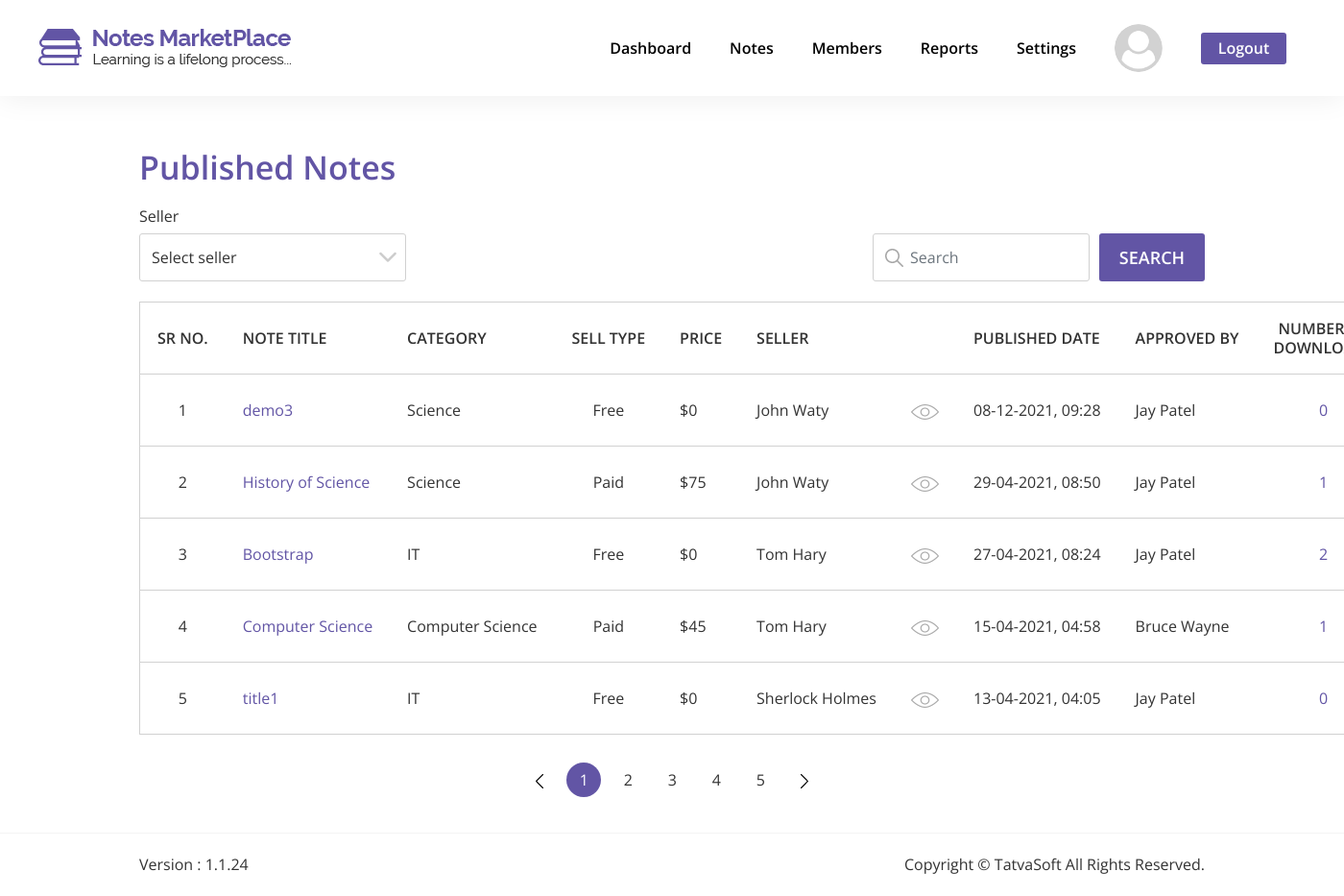
The page /Admin/html/published-notes.php (signed in) on the database its author committed.
### tables this page shows
CREATE TABLE `system_configuration` (
  `SysConfigID` int(11) NOT NULL,
  `Key` varchar(100) NOT NULL,
  `Value` mediumtext NOT NULL,
  `CreatedDate` datetime DEFAULT current_timestamp(),
  `CreatedBy` int(11) DEFAULT NULL,
  `ModifiedDate` datetime DEFAULT NULL ON UPDATE current_timestamp(),
  `ModifiedBy` int(11) DEFAULT NULL,
  `IsActive` bit(1) NOT NULL DEFAULT b'1'
);

CREATE TABLE `seller_notes` (
  `NoteID` int(11) NOT NULL,
  `SellerID` int(11) NOT NULL,
  `Status` int(11) NOT NULL,
  `ActionedBy` int(11) DEFAULT NULL,
  `AdminRemarks` mediumtext DEFAULT NULL,
  `PublishedDate` datetime DEFAULT NULL,
  `Title` varchar(100) NOT NULL,
  `Category` int(11) NOT NULL,
  `DisplayPicture` varchar(500) DEFAULT NULL,
  `NoteType` int(11) DEFAULT NULL,
  `NumberOfPages` int(11) DEFAULT NULL,
  `Description` mediumtext NOT NULL,
  `UniversityName` varchar(200) DEFAULT NULL,
  `Country` int(11) DEFAULT NULL,
  `Course` varchar(100) DEFAULT NULL,
  `CourseCode` varchar(100) DEFAULT NULL,
  `Professor` varchar(100) DEFAULT NULL,
  `IsPaid` bit(1) NOT NULL,
  `SellingPrice` decimal(10,0) DEFAULT NULL,
  `NotesPreview` mediumtext DEFAULT NULL,
  `CreatedDate` datetime DEFAULT current_timestamp(),
  `CreatedBy` int(11) DEFAULT NULL,
  `ModifiedDate` datetime DEFAULT NULL ON UPDATE current_timestamp(),
  `ModifiedBy` int(11) DEFAULT NULL,
  `IsActive` bit(1) NOT NULL DEFAULT b'1'
);

CREATE TABLE `note_categories` (
  `CategoryID` int(11) NOT NULL,
  `Name` varchar(100) NOT NULL,
  `Description` mediumtext NOT NULL,
  `CreatedDate` datetime DEFAULT current_timestamp(),
  `CreatedBy` int(11) DEFAULT NULL,
  `ModifiedDate` datetime DEFAULT NULL ON UPDATE current_timestamp(),
  `ModifiedBy` int(11) DEFAULT NULL,
  `IsActive` bit(1) NOT NULL DEFAULT b'1'
);

CREATE TABLE `users` (
  `UserID` int(11) NOT NULL,
  `RoleID` int(11) NOT NULL DEFAULT 3,
  `FirstName` varchar(50) NOT NULL,
  `LastName` varchar(50) NOT NULL,
  `EmailID` varchar(100) NOT NULL,
  `Password` varchar(24) NOT NULL,
  `IsEmailVerified` bit(1) NOT NULL DEFAULT b'0',
  `CreatedDate` datetime DEFAULT current_timestamp(),
  `CreatedBy` int(11) DEFAULT NULL,
  `ModifiedDate` datetime DEFAULT NULL ON UPDATE current_timestamp(),
  `ModifiedBy` int(11) DEFAULT NULL,
  `IsActive` bit(1) NOT NULL DEFAULT b'1'
);

### Admin/includes/user-dp.php (called while the page is built, shortened)
<?php
if (isset($_SESSION['UserLoggedIn'])) {
    $UserID = $_SESSION['UserID'];
    $profile_query = "SELECT * FROM users u JOIN user_profile up ON u.UserID = up.UserID WHERE u.UserID = {$UserID} ";
    $profile_query_result = mysqli_query($connection, $profile_query);
    $get_default_dp = mysqli_query($connection, "SELECT * FROM system_configuration c WHERE c.Key = 'DefaultMemberDisplayPicture' ");
    $get_default_dp_path = mysqli_fetch_assoc($get_default_dp)['Value'];
    if (mysqli_num_rows($profile_query_result) != 0) {
        $getUserDP = "SELECT ProfilePicture FROM user_profile WHERE UserID = {$UserID} ";
        $getUserDP_query = mysqli_query($connection, $getUserDP);
        confirmQuery($getUserDP_query);
        $getUserDP_row = mysqli_fetch_assoc($getUserDP_query);
        $DP_name = $getUserDP_row['ProfilePicture'];
        if ($DP_name != null) {
            $user_dp_path = $DP_name;
        } else {
            $user_dp_path = $get_default_dp_path;
        }
    } else {
        $user_dp_path = $get_default_dp_path;
    }
}

### Admin/html/published-notes.php (the view, shortened to what this page needs)
<?php include "../includes/head.php"; ?>
<body>
    <section id="published-notes" class="admin-manage-page">
        <div class="only-white-nav extra-style-nav only-white-nav-with-mb">
            <header class="site-header">
                <div class="header-wrapper">
                    <div class="logo-wrapper">
                        <a href="dashboard.php" title="Site Logo">
                            <img src="../images/logo/dark-logo.png" alt="Logo">
                        </a>
                    </div>
                    <div class="navigation-wrapper">
                        <nav class="main-nav">
                            <ul class="menu-navigation">
                                <li>
                                    <a class="hover-bottom-border" href="dashboard.php">Dashboard</a>
                                </li>
                                <li>
                                    <div class="dropdown notes-btn-dropdown">
                                        <a class="hover-bottom-border" role="button" id="notes-dropdown-lable" data-toggle="dropdown" aria-haspopup="true" aria-expanded="false">Notes</a>
                                    </div>
                                </li>
                                <li>
                                    <a class="hover-bottom-border" href="members.php">Members</a>
                                </li>
                                <li>
                                    <div class="dropdown reports-btn-dropdown">
                                        <a class="hover-bottom-border" role="button" id="reports-dropdown-lable" data-toggle="dropdown" aria-haspopup="true" aria-expanded="false">Reports</a>
                                    </div>
                                </li>
                                <li>
                                    <div class="dropdown settings-btn-dropdown">
                                        <a class="hover-bottom-border" role="button" id="settings-dropdown-lable" data-toggle="dropdown" aria-haspopup="true" aria-expanded="false">Settings</a>
                                    </div>
                                </li>
                                <li class="logged-in-user-photo-li">
                                    <div class="dropdown user-picture-dropdown">
                                        <a href="#" role="button" id="dropdownMenuLink" data-toggle="dropdown" aria-haspopup="true" aria-expanded="false">
                                            <div class="logged-in-user-photo">
                                                <img src="<?php echo $user_dp_path; ?>" alt="User Photo" class="rounded-circle">
                                            </div>
                                        </a>
                                    </div>
                                </li>
                                <li>
                                    <a class="btn btn-general btn-purple logout-link" href="javascript:void(0)">Logout</a>
                                </li>
                            </ul>
                        </nav>
                    </div>
                </div>
            </header>
        </div>
        <div class="content-box-lg">
            <div class="container">
                <div class="row no-gutters">
                    <div class="col-lg-12 col-md-12 col-sm-12 col-12 text-left box-heading-wrapper">
                        <p class="box-heading">Published Notes</p>
                    </div>
                    <div class="col-lg-3 col-md-3 col-sm-3 col-12 text-left">
                        <div class="form-group">
                            <label for="" class="info-label">Seller</label>
                            <select id="published-notes-search-by-seller" class="form-control input-box-style">
                                <option value="" selected>Select seller</option>
                            </select>
                            <div class="select-down-arrow"><img class="select-down-arrow-img" src="../images/Dashboard/down-arrow.png" alt="eye"></div>
                        </div>
                    </div>
                    <div class="col-lg-9 col-md-9 col-sm-9 col-12">
                        <div class="row no-gutters general-search-bar-btn-wrapper">
                            <div class="form-group has-search-bar">
                                <span class="search-symbol"><img src="../images/Dashboard/search-icon.png" alt=""></span>
                                <input id="published-notes-search-bar" type="text" class="form-control input-box-style search-notes-bar" placeholder="Search">
                            </div>
                            <button id="published-notes-search-btn" class="btn btn-general btn-purple general-search-bar-btn">Search</button>
                        </div>
                    </div>
                </div>
            </div>
            <div class="container">
                <div class="published-notes-table general-table-responsive">
                    <div class="table-responsive-xl">
                        <table class="table table-bordered" id="published-notes-table">
                            <thead>
                                <tr>
                                    <th scope="col" class="text-center" data-orderable="false">sr no.</th>
                                    <th scope="col">Note title</th>
                                    <th scope="col">category</th>
                                    <th scope="col">Sell type</th>
                                    <th scope="col">price</th>
                                    <th scope="col">Seller</th>
                                    <th scope="col" data-orderable="false"></th>
                                    <th scope="col">published date</th>
                                    <th scope="col">Approved By</th>
                                    <th scope="col" class="text-center">Number of<br>downloads</th>
                                </tr>
                            </thead>
                            <tbody>
                                <?php
                                $published_notes = "SELECT * FROM seller_notes WHERE Status = 9 AND IsActive = 1 ";
                                $published_notes_query = mysqli_query($connection, $published_notes);
                                while ($published_notes_row = mysqli_fetch_assoc($published_notes_query)) {
                                    $note_id = $published_notes_row['NoteID'];
                                    $note_title = $published_notes_row['Title'];
                                    $note_category = mysqli_fetch_assoc(mysqli_query($connection, "SELECT Name FROM note_categories WHERE CategoryID = {$published_notes_row['Category']} AND IsActive = 1 "))['Name'];
                                    $note_is_paid = $published_notes_row['IsPaid'];
                                    if ($note_is_paid == 0) {
                                        $note_sell_type = 'Free';
                                    } else {
                                        $note_sell_type = 'Paid';
                                    }
                                    $note_price = $published_notes_row['SellingPrice'];
                                    $note_publisher_id = $published_notes_row['SellerID'];
                                    $note_publisher_row = mysqli_fetch_assoc(mysqli_query($connection, "SELECT * FROM users WHERE UserID = {$note_publisher_id} AND IsActive = 1 "));
                                    $note_publisher_fullname = $note_publisher_row['FirstName'] . " " . $note_publisher_row['LastName'];
                                    $note_approver_id = $published_notes_row['ActionedBy'];
                                    $note_approver_row = mysqli_fetch_assoc(mysqli_query($connection, "SELECT * FROM users WHERE UserID = {$note_approver_id} AND IsActive = 1 "));
                                    $note_approver_fullname = $note_approver_row['FirstName'] . " " . $note_approver_row['LastName'];
                                    $note_published_date = date("d-m-Y, h:i", strtotime($published_notes_row['PublishedDate']));
                                    $note_published_date_str = strtotime($note_published_date);
                                    $note_downloads = "SELECT * FROM downloads WHERE NoteID = {$note_id} AND IsSellerHasAllowedDownload = 1 ";
                                    $note_downloads_query = mysqli_query($connection, $note_downloads);
                                    $note_downloads_count = mysqli_num_rows($note_downloads_query);
                                ?>
                                    <tr>
                                        <td class="text-center"></td>
                                        <td class="purple-td"><a href='note-details.php?note_id=<?php echo $note_id; ?>'><?php echo $note_title; ?></a></td>
                                        <td><?php echo $note_category; ?></td>
                                        <td class="text-center"><?php echo $note_sell_type; ?></td>
                                        <td>$<?php echo $note_price; ?></td>
                                        <td><?php echo $note_publisher_fullname; ?></td>
                                        <td class="text-center">
                                            <a href="member-details.php?m_id=<?php echo $note_publisher_id; ?>"><img class="eye-img-in-table" src="../images/Dashboard/eye.png" alt="edit"></a>
                                        </td>
                                        <td data-sort="<?php echo $note_published_date_str; ?>"><?php echo $note_published_date; ?></td>
                                        <td><?php echo $note_approver_fullname; ?></td>
                                        <td class="purple-td text-center"><a href='downloaded-notes.php?note_id=<?php echo $note_id; ?>'><?php echo $note_downloads_count; ?></a></td>
                                    </tr>
                                <?php } ?>
                            </tbody>
                        </table>
                    </div>
                </div>
            </div>
        </div>
        <?php include "../includes/footer.php"; ?>
    </section>
</body>
</html>

### rows shown on the page
system_configuration: Value (placeholder picture)
seller_notes: Title "Bootstrap", Category.Name "IT", IsPaid "Free", SellingPrice "0", SellerID.LastName "Tom Hary", PublishedDate "27-04-2021, 08:24", ActionedBy.LastName "Jay Patel", note_downloads_count "2"
seller_notes: Title "Computer Science", Category.Name "Computer Science", IsPaid "Paid", SellingPrice "45", SellerID.LastName "Tom Hary", PublishedDate "15-04-2021, 04:58", ActionedBy.LastName "Bruce Wayne", note_downloads_count "1"
seller_notes: Title "History of Science", Category.Name "Science", IsPaid "Paid", SellingPrice "75", SellerID.LastName "John Waty", PublishedDate "29-04-2021, 08:50", ActionedBy.LastName "Jay Patel", note_downloads_count "1"
seller_notes: Title "title1", Category.Name "IT", IsPaid "Free", SellingPrice "0", SellerID.LastName "Sherlock Holmes", PublishedDate "13-04-2021, 04:05", ActionedBy.LastName "Jay Patel", note_downloads_count "0"
seller_notes: Title "demo3", Category.Name "Science", IsPaid "Free", SellingPrice "0", SellerID.LastName "John Waty", PublishedDate "08-12-2021, 09:28", ActionedBy.LastName "Jay Patel", note_downloads_count "0"
